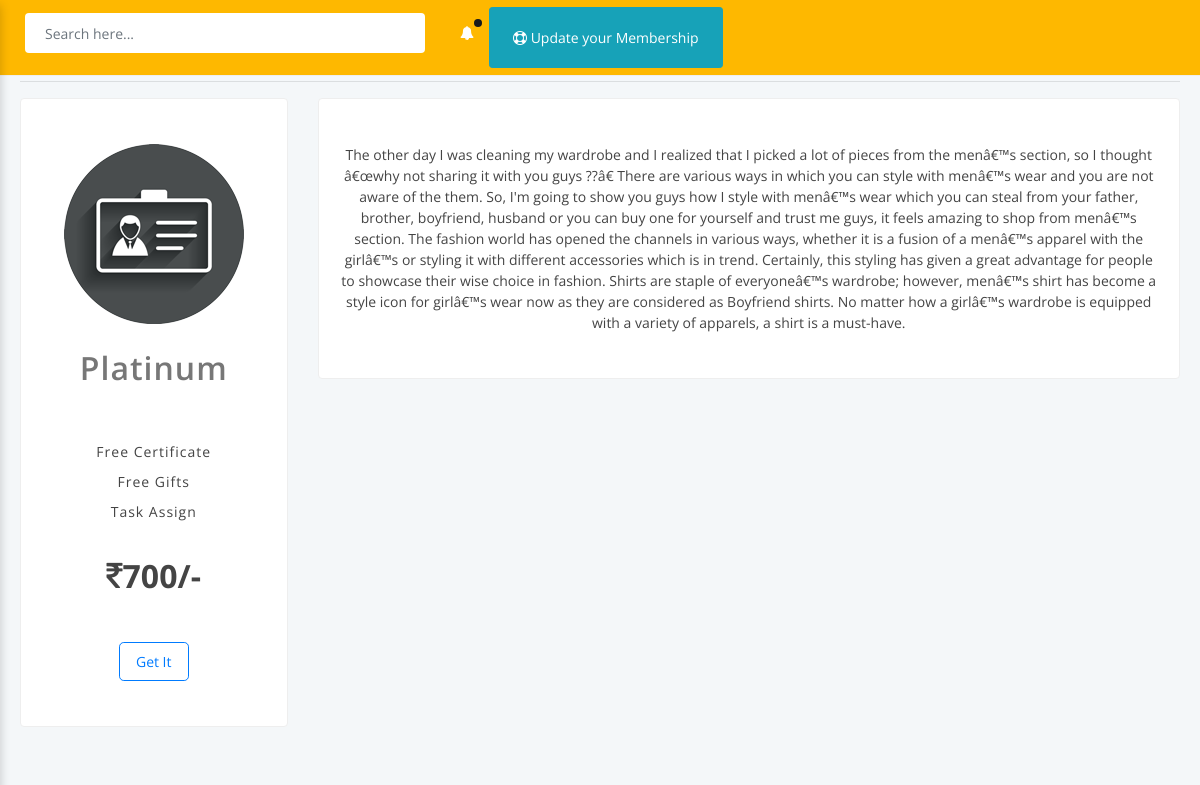
The page /user/know_package.php?pno=4 (signed in) on the database its author committed.
### tables this page shows
CREATE TABLE `packages` (
  `sno` int(11) NOT NULL,
  `package_type` varchar(50) NOT NULL,
  `package_title` varchar(500) NOT NULL,
  `features` longtext NOT NULL,
  `days` int(11) NOT NULL,
  `price` int(11) NOT NULL,
  `note` longtext NOT NULL,
  `date` varchar(500) NOT NULL
);

### user/know_package.php (the view, shortened to what this page needs)
<!doctype html>
<html lang="en">
<head>
<link rel="stylesheet" href="assets/vendor/bootstrap/css/bootstrap.min.css">
<link rel="stylesheet" href="assets/vendor/font-awesome/css/font-awesome.min.css">
<link rel="stylesheet" href="assets/css/main.css">
<link rel="stylesheet" href="assets/css/color_skins.css">
</head>
<body class="theme-orange">
<div id="wrapper">
  <?php
  include 'include/top-nav.php';
  ?>
    <?php
    include 'include/side-nav.php';
    ?>
    <div id="main-content">
        <div class="container-fluid">
            <div class="row clearfix">
                <div class="col-12">
                    <hr>
                </div>
              <?php
              $result=mysqli_query($con,"select * from packages where sno='$_GET[pno]'");
                while($row=mysqli_fetch_array($result))
                {
                $ptitle= htmlspecialchars_decode($row['package_title']);
                $ptype= htmlspecialchars_decode($row['package_type']);
                $features= htmlspecialchars_decode($row['features']);
                $note= htmlspecialchars_decode($row['note']);
                $price=$row['price'];
                $sno=$row['sno'];
              if($ptype=='Paid')
              {
              ?>
              <div class="col-lg-3 col-md-12">
                    <div class="card pricing2">
                        <div class="body">
                            <div class="pricing-plan">
                                <img src="assets/images/membership.png" alt="" class="pricing-img">
                                <h2 class="pricing-header"><?php echo $ptitle;?></h2>
                                <ul class="pricing-features">
                                  <?php
                                            $output =str_replace(',', '<li>', $features );
                                            echo '<li>'. $output.'</li>';
				?>
                                </ul>
                                <span class="pricing-price"><i class="fa fa-rupee"></i><?php echo $price;?>/-</span>
                                <br/><br/>
                                <form method="POST" action="know_package.php?pno=<?php echo $sno;?>">
                                <button type="submit" name="membership" value="Free" class="btn btn-outline-primary btn-lg">Get It</button>
                                </form>
                              </div>
                        </div>
                    </div>
                </div>
                  <div class="col-lg-9 col-md-12">
                    <div class="card pricing2">
                        <div class="body">
                            <div class="pricing-plan">
                                <?php echo $note;?>
                              </div>
                        </div>
                    </div>
                </div>
                <?php
              }
                }
                ?>
            </div>
        </div>
    </div>
</div>
</body>
</html>

### rows shown on the page
packages: package_title "Platinum", features "Free Certificate Free Gifts Task Assign", price "700", note "The other day I was cleaning my wardrobe and I realized that I picked a lot of pieces from the menâ€™s section, so I thought â€œwhy not sharing it with you guys ??â€ There are various ways in which you can style with menâ€™s wear and you are not aware of the them. So, I'm going to show you guys how I style with menâ€™s wear which you can steal from your father, brother, boyfriend, husband or you can buy one for yourself and trust me guys, it feels amazing to shop from menâ€™s section. The fashion world has opened the channels in various ways, whether it is a fusion of a menâ€™s apparel with the girlâ€™s or styling it with different accessories which is in trend. Certainly, this styling has…"
